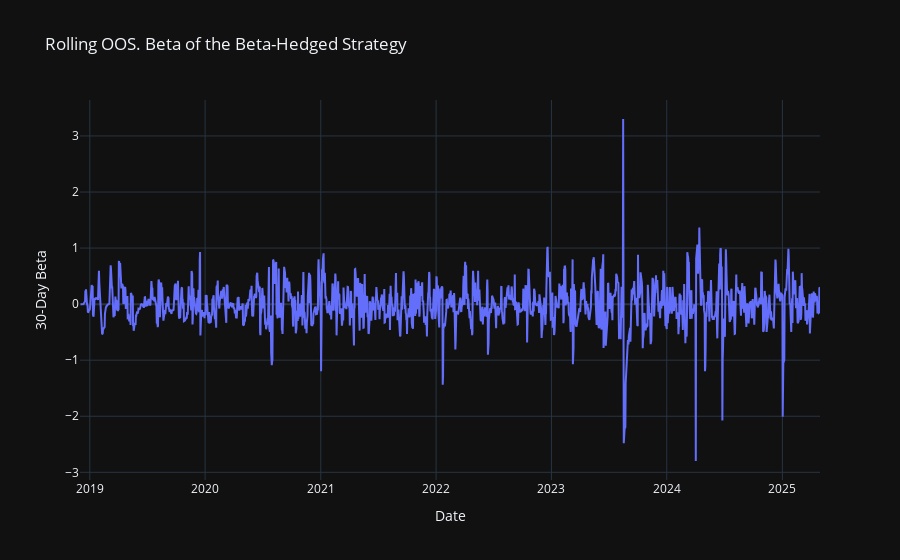
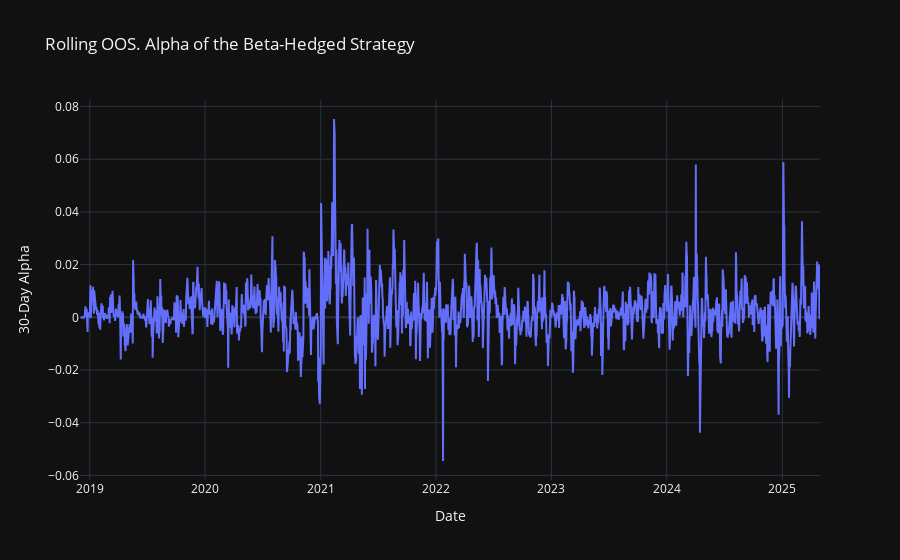

Write notebook code for charts like these, in order.
### Code cell
# Plot the rolling beta of the strategy as a lineplot using Plotly as separate figures
fig = go.Figure()
fig.add_trace(go.Scatter(x=hedged_equity_curve['date'], y=hedged_equity_curve['rolling_beta'], mode='lines', name='Rolling Beta'))
fig.update_layout(
    title='Rolling OOS. Beta of the Beta-Hedged Strategy',
    xaxis_title='Date',
    yaxis_title='30-Day Beta',
    legend=dict(x=0, y=1, traceorder='normal', orientation='h'),
    # Dark mode
    template='plotly_dark',
)
# Show the plot
fig.show()

# Plot the rolling alpha of the strategy as a lineplot using Plotly
fig = go.Figure()
fig.add_trace(go.Scatter(x=hedged_equity_curve['date'], y=hedged_equity_curve['rolling_alpha'], mode='lines', name='Rolling Alpha'))
fig.update_layout(
    title='Rolling OOS. Alpha of the Beta-Hedged Strategy',
    xaxis_title='Date',
    yaxis_title='30-Day Alpha',
    legend=dict(x=0, y=1, traceorder='normal', orientation='h'),
    # Dark mode
    template='plotly_dark',
)
# Show the plot
fig.show()

### Figure 1 — Plotly figure (JSON) as saved in the notebook; plotly's stock layout.template omitted (floating-point values rounded to 4 significant figures; data arrays with more than 128 entries replaced by an {"elided": "..."} marker saying what was removed)
{"data": [{"mode": "lines", "name": "Rolling Beta", "type": "scatter", "x": {"elided": "2343 str values"}, "y": {"elided": "2343 float values"}}], "layout": {"legend": {"orientation": "h", "traceorder": "normal", "x": 0, "y": 1}, "title": {"text": "Rolling OOS. Beta of the Beta-Hedged Strategy"}, "xaxis": {"title": {"text": "Date"}}, "yaxis": {"title": {"text": "30-Day Beta"}}}}

### Figure 2 — Plotly figure (JSON) as saved in the notebook; plotly's stock layout.template omitted (floating-point values rounded to 4 significant figures; data arrays with more than 128 entries replaced by an {"elided": "..."} marker saying what was removed)
{"data": [{"mode": "lines", "name": "Rolling Alpha", "type": "scatter", "x": {"elided": "2343 str values"}, "y": {"elided": "2343 float values"}}], "layout": {"legend": {"orientation": "h", "traceorder": "normal", "x": 0, "y": 1}, "title": {"text": "Rolling OOS. Alpha of the Beta-Hedged Strategy"}, "xaxis": {"title": {"text": "Date"}}, "yaxis": {"title": {"text": "30-Day Alpha"}}}}
